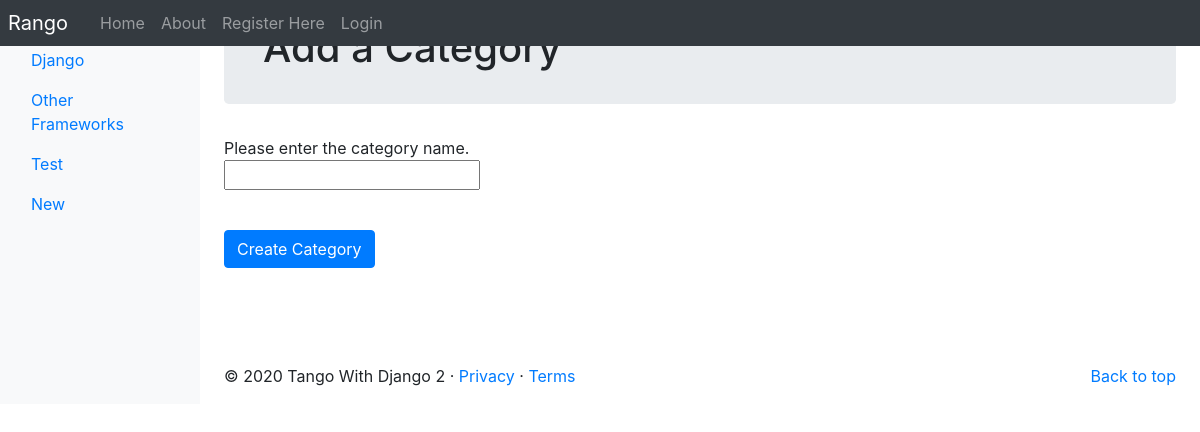
Screenshot of /rango/add_category/ with the database file from the repository.
### rango/models.py (models this page shows, shortened)
class Category(models.Model):
    name = models.CharField(max_length=128, unique=True)
    views = models.IntegerField(default=0)
    likes = models.IntegerField(default=0)
    slug = models.SlugField(unique=True)
    class Meta:
        verbose_name_plural = "Categories"

### rango/views.py (the view)
# urls.py: path('add_category/', views.add_category, name='add_category'),
def add_category(request):
    form = CategoryForm()
    if request.method == 'POST':
        form = CategoryForm(request.POST)
        if form.is_valid():
            form.save(commit=True)
            return index(request)
    else:
        print(form.errors)
    return render(request, 'rango/add_category.html', {'form': form})

### rango/forms.py
class CategoryForm(forms.ModelForm):
    name = forms.CharField(max_length=128, help_text="Please enter the category name.")
    views = forms.IntegerField(widget=forms.HiddenInput(), initial=0)
    likes = forms.IntegerField(widget=forms.HiddenInput(), initial=0)
    slug = forms.CharField(widget=forms.HiddenInput(), required=False)
    class Meta:
        model = Category
        fields = ('name',)

### rango/templatetags/rango_template_tags.py (called while the page is built)
@register.inclusion_tag('rango/cats.html')
def get_category_list(cat=None):
    return {'cats': Category.objects.all(), 'act_cat': cat}

### templates/rango/add_category.html (shortened to what this page needs)
{% extends 'rango/base.html' %}
{% load staticfiles %}
{% block body_block %}
<div class="jumbotron p-4">
    <div class="container">
        <h1 class="jumbotron-heading">Add a Category</h1>
    </div>
</div>
<div class="container">
    <div class="row">
        <form role="form" id="category_form" method="post" action="{% url 'add_category' %}">
            {% for field in form.visible_fields %}
            {{ field.help_text }}<br />
            {{ field }}<br />
            <div class="p-2"></div>
            {% endfor %}
            <br />
            <button class="btn btn-primary" type="submit" name="submit">Create Category</button>
            <div class="p-5"></div>
        </form>
    </div>
</div>
{% endblock %}

### templates/rango/cats.html (shortened to what this page needs)
<ul class="nav flex-column">
    {% if cats %}
        {% for c in cats %}
        {% if c == act_cat %}
            <li class="nav-item">
                <a class="nav-link active" href="{% url 'show_category' c.slug %}">
                    <span data-feather="archive"></span> {{ c.name }}</a>
            </li>
    {% else %}
        <li class="nav-item">
            <a class="nav-link" href="{% url 'show_category' c.slug %}">
                {{ c.name }}</a>
        </li>
    {% endif %}
    {% endfor %} {% else %}
        <li class="nav-item">No Categories Yet!</li>
    {% endif %}
</ul>

### rows the page displays
Category: name "Django"
Category: name "Other Frameworks"
Category: name "Test"
Category: name "New"

### other values shown
{{ field.help_text }} "Please enter the category name."
